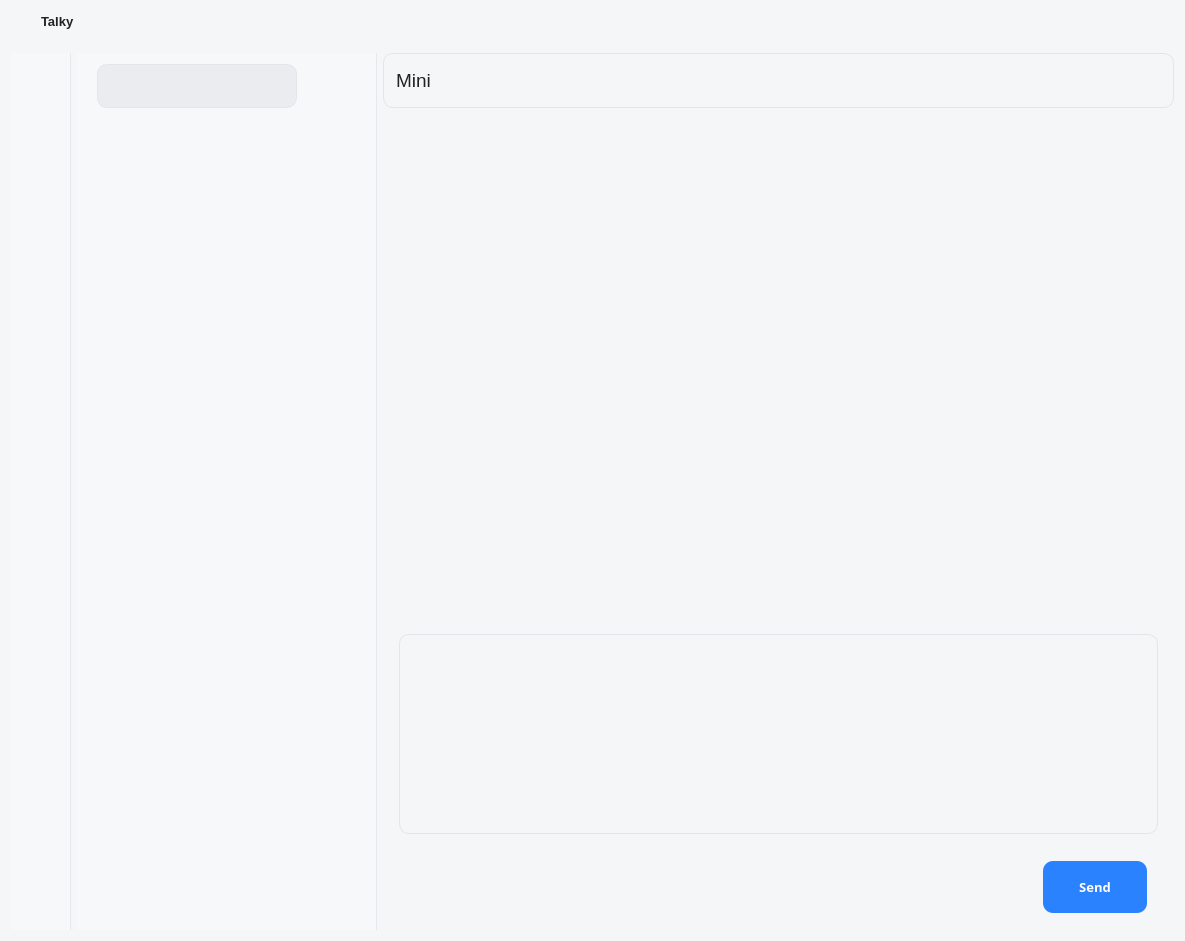
<?xml version="1.0" encoding="UTF-8"?>
<ui version="4.0">
 <class>MainWindowClass</class>
 <widget class="QMainWindow" name="MainWindowClass">
  <property name="geometry">
   <rect>
    <x>0</x>
    <y>0</y>
    <width>1185</width>
    <height>941</height>
   </rect>
  </property>
  <property name="windowTitle">
   <string>MainWindow</string>
  </property>
  <property name="styleSheet">
   <string notr="true">/* ======================
   全局 / 主窗口背景
   ====================== */
QMainWindow {
    background: #F5F6F7;
}

QWidget#centralWidget {
    background: #F5F6F7;
    color: #222;
    font-family: &quot;Microsoft YaHei&quot;;
}

QWidget {
    color: #222;
}

/* 容器默认透明，避免全局背景污染 */
QFrame, QGroupBox {
    background: transparent;
}

/* ======================
   左侧 navPanel
   ====================== */
QWidget#navPanel {
    background: #F7F8FA;
    border-right: 1px solid #E6E8EB;
}

QToolButton {
    background: transparent;
    border: none;
    border-radius: 10px;
    padding: 8px;
}

QToolButton:hover {
    background: rgba(0,0,0,0.06);
}

QToolButton:pressed {
    background: rgba(0,0,0,0.10);
}

/* ======================
   中间 listPanel
   ====================== */
QWidget#listPanel {
    background: #F7F8FA;
    border-right: 1px solid #E6E8EB;
}

/* 搜索框 */
QLineEdit{
	background: #F5F6F7;
    border: 1px solid #E3E5E8;
    border-radius: 10px;
    padding: 8px 10px;
    selection-background-color: #2A82FF;
}

QLineEdit#searchFriend_lineEdit{
    background: #EBECF0;
}

QLineEdit:focus {
    background: #FFFFFF;
    border: 1px solid rgba(42,130,255,0.55);
}

/* 会话列表 */
QListWidget#chatList {
    background: transparent;
    border: none;
    outline: none;
    padding: 6px;
}

QListWidget#chatList::item {
    padding: 0px;
    margin: 2px 0px;
    border: none;
}

QListWidget#chatList::item:hover,
QListWidget#chatList::item:selected {
    background: transparent;
}

/* 会话项 */
QWidget#ChatItemClass {
    background: transparent;
    border-radius: 10px;
}

QWidget#ChatItemClass[hover=&quot;true&quot;] {
    background: rgba(34,117,230,0.10);
}

QWidget#ChatItemClass[selected=&quot;true&quot;] {
    background: rgba(34,117,230,0.16);
}

/* ======================
   右侧 chatPanel
   ====================== */
QWidget#chatPanel {
    background: #F5F6F7;
}

QWidget#headerBar {
    background: #F5F6F7;
    border: none;
}

/* 如果你顶部有名字标签，建议给 objectName */
QLabel#titleLabel {
    background: transparent;
    color: #111111;
    font-size: 16px;
    font-weight: 600;
}

QLabel#subTitleLabel {
    background: transparent;
    color: #8A8F98;
    font-size: 12px;
}

/* 消息区 */
QListWidget#messageList {
    background: #F5F6F7;
    border: none;
    outline: none;
    padding: 12px 14px 12px 14px;
}

QListWidget#messageList::item {
    background: transparent;
    border: none;
}

QListWidget#messageList:focus {
    outline: none;
}

QListWidget#messageList QAbstractScrollArea::viewport {
    background: #F5F6F7;
}

/* 底部输入区：改成白底独立区 */
QWidget#composerBar {
    background: #FFFFFF;
    border-top: 1px solid #E6E8EB;
}

QTextEdit#messageEdit {
    border: 1px solid #D9DEE5;
    border-radius: 12px;
    padding: 10px 12px;
    color: #222222;
    selection-background-color: #2A82FF;
}

QTextEdit#messageEdit:focus {
    background: #FFFFFF;
    border: 1px solid rgba(42,130,255,0.55);
}

QPlainTextEdit#messageEdit {
    background: #F7F8FA;
    border: 1px solid #D9DEE5;
    border-radius: 12px;
    padding: 10px 12px;
    color: #222222;
    selection-background-color: #2A82FF;
}

QPlainTextEdit#messageEdit:focus {
    background: #FFFFFF;
    border: 1px solid rgba(42,130,255,0.55);
}

/* 发送按钮 */
QPushButton#sendButton {
    background: #2A82FF;
    color: white;
    border: none;
    border-radius: 10px;
    padding: 8px 16px;
    font-size: 13px;
    font-weight: 600;
    min-width: 72px;
    min-height: 36px;
}

QPushButton#sendButton:hover {
    background: #2275E6;
}

QPushButton#sendButton:pressed {
    background: #1B62C7;
}

/* ======================
   滚动条
   ====================== */
QScrollBar:vertical {
    background: transparent;
    width: 10px;
    margin: 2px;
}

QScrollBar::handle:vertical {
    background: rgba(0,0,0,0.15);
    border-radius: 5px;
    min-height: 30px;
}

QScrollBar::handle:vertical:hover {
    background: rgba(0,0,0,0.25);
}

QScrollBar::add-line:vertical,
QScrollBar::sub-line:vertical {
    height: 0px;
    background: transparent;
}

QScrollBar::add-page:vertical,
QScrollBar::sub-page:vertical {
    background: transparent;
}</string>
  </property>
  <widget class="QWidget" name="centralWidget">
   <layout class="QVBoxLayout" name="verticalLayout_6">
    <property name="spacing">
     <number>0</number>
    </property>
    <property name="leftMargin">
     <number>0</number>
    </property>
    <property name="topMargin">
     <number>0</number>
    </property>
    <property name="rightMargin">
     <number>0</number>
    </property>
    <property name="bottomMargin">
     <number>0</number>
    </property>
    <item>
     <widget class="QWidget" name="titleBar" native="true">
      <property name="minimumSize">
       <size>
        <width>0</width>
        <height>42</height>
       </size>
      </property>
      <property name="maximumSize">
       <size>
        <width>16777215</width>
        <height>42</height>
       </size>
      </property>
      <layout class="QHBoxLayout" name="horizontalLayout_8">
       <item>
        <widget class="QLabel" name="label">
         <property name="minimumSize">
          <size>
           <width>24</width>
           <height>24</height>
          </size>
         </property>
         <property name="maximumSize">
          <size>
           <width>24</width>
           <height>24</height>
          </size>
         </property>
         <property name="text">
          <string/>
         </property>
         <property name="pixmap">
          <pixmap resource="../TalkyClient.qrc">:/imgs/pig.svg</pixmap>
         </property>
         <property name="scaledContents">
          <bool>true</bool>
         </property>
        </widget>
       </item>
       <item>
        <widget class="QLabel" name="label_2">
         <property name="font">
          <font>
           <family>Microsoft YaHei UI</family>
           <pointsize>10</pointsize>
           <weight>75</weight>
           <bold>true</bold>
          </font>
         </property>
         <property name="text">
          <string>Talky</string>
         </property>
        </widget>
       </item>
       <item>
        <spacer name="horizontalSpacer_4">
         <property name="orientation">
          <enum>Qt::Horizontal</enum>
         </property>
         <property name="sizeHint" stdset="0">
          <size>
           <width>40</width>
           <height>20</height>
          </size>
         </property>
        </spacer>
       </item>
       <item>
        <widget class="QToolButton" name="min_toolButton">
         <property name="minimumSize">
          <size>
           <width>32</width>
           <height>32</height>
          </size>
         </property>
         <property name="maximumSize">
          <size>
           <width>32</width>
           <height>32</height>
          </size>
         </property>
         <property name="text">
          <string/>
         </property>
         <property name="icon">
          <iconset resource="../TalkyClient.qrc">
           <normaloff>:/imgs/minimize.svg</normaloff>:/imgs/minimize.svg</iconset>
         </property>
        </widget>
       </item>
       <item>
        <widget class="QToolButton" name="max_toolButton">
         <property name="minimumSize">
          <size>
           <width>32</width>
           <height>32</height>
          </size>
         </property>
         <property name="maximumSize">
          <size>
           <width>32</width>
           <height>32</height>
          </size>
         </property>
         <property name="text">
          <string/>
         </property>
         <property name="icon">
          <iconset resource="../TalkyClient.qrc">
           <normaloff>:/imgs/maximize.svg</normaloff>:/imgs/maximize.svg</iconset>
         </property>
        </widget>
       </item>
       <item>
        <widget class="QToolButton" name="closeButton">
         <property name="minimumSize">
          <size>
           <width>32</width>
           <height>32</height>
          </size>
         </property>
         <property name="maximumSize">
          <size>
           <width>32</width>
           <height>32</height>
          </size>
         </property>
         <property name="text">
          <string/>
         </property>
         <property name="icon">
          <iconset resource="../TalkyClient.qrc">
           <normaloff>:/imgs/close2.svg</normaloff>:/imgs/close2.svg</iconset>
         </property>
        </widget>
       </item>
      </layout>
     </widget>
    </item>
    <item>
     <widget class="QWidget" name="bodyWidget" native="true">
      <layout class="QHBoxLayout" name="horizontalLayout">
       <item>
        <widget class="QWidget" name="navPanel" native="true">
         <property name="minimumSize">
          <size>
           <width>60</width>
           <height>0</height>
          </size>
         </property>
         <property name="maximumSize">
          <size>
           <width>60</width>
           <height>16777215</height>
          </size>
         </property>
         <layout class="QVBoxLayout" name="verticalLayout_7">
          <property name="spacing">
           <number>8</number>
          </property>
          <property name="leftMargin">
           <number>8</number>
          </property>
          <property name="topMargin">
           <number>8</number>
          </property>
          <property name="rightMargin">
           <number>8</number>
          </property>
          <property name="bottomMargin">
           <number>8</number>
          </property>
          <item>
           <widget class="QToolButton" name="friendsList_toolButton">
            <property name="minimumSize">
             <size>
              <width>44</width>
              <height>44</height>
             </size>
            </property>
            <property name="maximumSize">
             <size>
              <width>44</width>
              <height>44</height>
             </size>
            </property>
            <property name="text">
             <string/>
            </property>
            <property name="icon">
             <iconset resource="../TalkyClient.qrc">
              <normaloff>:/imgs/chat2.svg</normaloff>:/imgs/chat2.svg</iconset>
            </property>
            <property name="iconSize">
             <size>
              <width>24</width>
              <height>24</height>
             </size>
            </property>
           </widget>
          </item>
          <item>
           <widget class="QToolButton" name="chatSession_toolButton">
            <property name="minimumSize">
             <size>
              <width>44</width>
              <height>44</height>
             </size>
            </property>
            <property name="maximumSize">
             <size>
              <width>44</width>
              <height>44</height>
             </size>
            </property>
            <property name="layoutDirection">
             <enum>Qt::LeftToRight</enum>
            </property>
            <property name="text">
             <string/>
            </property>
            <property name="icon">
             <iconset resource="../TalkyClient.qrc">
              <normaloff>:/imgs/contact.svg</normaloff>:/imgs/contact.svg</iconset>
            </property>
            <property name="iconSize">
             <size>
              <width>24</width>
              <height>24</height>
             </size>
            </property>
           </widget>
          </item>
          <item>
           <spacer name="verticalSpacer_3">
            <property name="orientation">
             <enum>Qt::Vertical</enum>
            </property>
            <property name="sizeHint" stdset="0">
             <size>
              <width>20</width>
              <height>40</height>
             </size>
            </property>
           </spacer>
          </item>
          <item>
           <widget class="QToolButton" name="logout_toolButton">
            <property name="minimumSize">
             <size>
              <width>44</width>
              <height>44</height>
             </size>
            </property>
            <property name="maximumSize">
             <size>
              <width>44</width>
              <height>44</height>
             </size>
            </property>
            <property name="text">
             <string/>
            </property>
            <property name="icon">
             <iconset resource="../TalkyClient.qrc">
              <normaloff>:/imgs/shutdown.svg</normaloff>:/imgs/shutdown.svg</iconset>
            </property>
            <property name="iconSize">
             <size>
              <width>24</width>
              <height>24</height>
             </size>
            </property>
           </widget>
          </item>
         </layout>
        </widget>
       </item>
       <item>
        <widget class="QWidget" name="listPanel" native="true">
         <property name="minimumSize">
          <size>
           <width>300</width>
           <height>0</height>
          </size>
         </property>
         <property name="maximumSize">
          <size>
           <width>300</width>
           <height>16777215</height>
          </size>
         </property>
         <layout class="QVBoxLayout" name="verticalLayout_12">
          <property name="spacing">
           <number>10</number>
          </property>
          <property name="leftMargin">
           <number>0</number>
          </property>
          <property name="topMargin">
           <number>0</number>
          </property>
          <property name="rightMargin">
           <number>0</number>
          </property>
          <property name="bottomMargin">
           <number>12</number>
          </property>
          <item>
           <widget class="QWidget" name="widget_9" native="true">
            <layout class="QVBoxLayout" name="verticalLayout_13">
             <property name="leftMargin">
              <number>11</number>
             </property>
             <property name="topMargin">
              <number>11</number>
             </property>
             <property name="rightMargin">
              <number>11</number>
             </property>
             <item>
              <widget class="QWidget" name="widget_10" native="true">
               <property name="maximumSize">
                <size>
                 <width>300</width>
                 <height>16777215</height>
                </size>
               </property>
               <layout class="QHBoxLayout" name="horizontalLayout_6">
                <property name="spacing">
                 <number>7</number>
                </property>
                <property name="leftMargin">
                 <number>0</number>
                </property>
                <property name="topMargin">
                 <number>0</number>
                </property>
                <property name="rightMargin">
                 <number>0</number>
                </property>
                <property name="bottomMargin">
                 <number>0</number>
                </property>
                <item>
                 <widget class="QLineEdit" name="searchFriend_lineEdit">
                  <property name="minimumSize">
                   <size>
                    <width>0</width>
                    <height>44</height>
                   </size>
                  </property>
                  <property name="maximumSize">
                   <size>
                    <width>200</width>
                    <height>44</height>
                   </size>
                  </property>
                 </widget>
                </item>
                <item>
                 <widget class="QToolButton" name="addFriend_toolButton">
                  <property name="minimumSize">
                   <size>
                    <width>44</width>
                    <height>44</height>
                   </size>
                  </property>
                  <property name="maximumSize">
                   <size>
                    <width>44</width>
                    <height>44</height>
                   </size>
                  </property>
                  <property name="text">
                   <string/>
                  </property>
                  <property name="icon">
                   <iconset resource="../TalkyClient.qrc">
                    <normaloff>:/imgs/add2.svg</normaloff>:/imgs/add2.svg</iconset>
                  </property>
                  <property name="iconSize">
                   <size>
                    <width>24</width>
                    <height>24</height>
                   </size>
                  </property>
                 </widget>
                </item>
               </layout>
              </widget>
             </item>
             <item>
              <widget class="QListWidget" name="chatList">
               <property name="maximumSize">
                <size>
                 <width>300</width>
                 <height>16777215</height>
                </size>
               </property>
              </widget>
             </item>
            </layout>
           </widget>
          </item>
         </layout>
        </widget>
       </item>
       <item>
        <widget class="QWidget" name="chatPanel" native="true">
         <property name="minimumSize">
          <size>
           <width>600</width>
           <height>0</height>
          </size>
         </property>
         <property name="contextMenuPolicy">
          <enum>Qt::NoContextMenu</enum>
         </property>
         <layout class="QVBoxLayout" name="verticalLayout_14">
          <property name="spacing">
           <number>0</number>
          </property>
          <property name="leftMargin">
           <number>0</number>
          </property>
          <property name="topMargin">
           <number>0</number>
          </property>
          <property name="rightMargin">
           <number>0</number>
          </property>
          <property name="bottomMargin">
           <number>0</number>
          </property>
          <item>
           <widget class="QLineEdit" name="peerNameEdit">
            <property name="minimumSize">
             <size>
              <width>0</width>
              <height>55</height>
             </size>
            </property>
            <property name="maximumSize">
             <size>
              <width>16777215</width>
              <height>55</height>
             </size>
            </property>
            <property name="font">
             <font>
              <family>Microsoft YaHei UI</family>
              <pointsize>14</pointsize>
              <weight>50</weight>
              <bold>false</bold>
             </font>
            </property>
            <property name="text">
             <string>Mini</string>
            </property>
           </widget>
          </item>
          <item>
           <widget class="QListWidget" name="messageList"/>
          </item>
          <item>
           <widget class="QWidget" name="widget_11" native="true">
            <layout class="QVBoxLayout" name="verticalLayout_15">
             <property name="spacing">
              <number>10</number>
             </property>
             <property name="leftMargin">
              <number>16</number>
             </property>
             <property name="topMargin">
              <number>12</number>
             </property>
             <property name="rightMargin">
              <number>16</number>
             </property>
             <property name="bottomMargin">
              <number>12</number>
             </property>
             <item>
              <widget class="QLineEdit" name="messageEdit">
               <property name="minimumSize">
                <size>
                 <width>0</width>
                 <height>200</height>
                </size>
               </property>
               <property name="maximumSize">
                <size>
                 <width>16777209</width>
                 <height>200</height>
                </size>
               </property>
               <property name="font">
                <font>
                 <family>Microsoft JhengHei UI</family>
                 <pointsize>10</pointsize>
                </font>
               </property>
               <property name="text">
                <string/>
               </property>
               <property name="alignment">
                <set>Qt::AlignLeading|Qt::AlignLeft|Qt::AlignTop</set>
               </property>
              </widget>
             </item>
             <item>
              <widget class="QWidget" name="widget_12" native="true">
               <layout class="QHBoxLayout" name="horizontalLayout_7">
                <item>
                 <spacer name="horizontalSpacer_3">
                  <property name="orientation">
                   <enum>Qt::Horizontal</enum>
                  </property>
                  <property name="sizeHint" stdset="0">
                   <size>
                    <width>40</width>
                    <height>20</height>
                   </size>
                  </property>
                 </spacer>
                </item>
                <item>
                 <widget class="QPushButton" name="sendButton">
                  <property name="minimumSize">
                   <size>
                    <width>104</width>
                    <height>52</height>
                   </size>
                  </property>
                  <property name="maximumSize">
                   <size>
                    <width>100</width>
                    <height>40</height>
                   </size>
                  </property>
                  <property name="font">
                   <font>
                    <family>Microsoft YaHei</family>
                    <pointsize>-1</pointsize>
                    <weight>75</weight>
                    <bold>true</bold>
                   </font>
                  </property>
                  <property name="text">
                   <string>Send</string>
                  </property>
                 </widget>
                </item>
               </layout>
              </widget>
             </item>
            </layout>
           </widget>
          </item>
         </layout>
        </widget>
       </item>
      </layout>
     </widget>
    </item>
   </layout>
  </widget>
 </widget>
 <layoutdefault spacing="6" margin="11"/>
 <resources>
  <include location="../TalkyClient.qrc"/>
 </resources>
 <connections/>
</ui>
